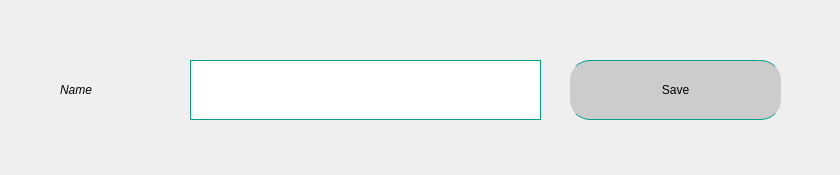
<?xml version="1.0" encoding="UTF-8"?>
<ui version="4.0">
 <class>SaveNewFace</class>
 <widget class="QDialog" name="SaveNewFace">
  <property name="geometry">
   <rect>
    <x>0</x>
    <y>0</y>
    <width>840</width>
    <height>175</height>
   </rect>
  </property>
  <property name="windowTitle">
   <string>Add New Face</string>
  </property>
  <widget class="QPushButton" name="btnSave">
   <property name="geometry">
    <rect>
     <x>570</x>
     <y>60</y>
     <width>211</width>
     <height>60</height>
    </rect>
   </property>
   <property name="cursor">
    <cursorShape>PointingHandCursor</cursorShape>
   </property>
   <property name="styleSheet">
    <string notr="true">QPushButton:hover:!pressed  {
 	color: rgb(3, 81, 124);
 }

QPushButton#btnSave  { 
	border-radius: 20px; 
	background-color: #ccc; 
	border: 1px solid rgb(2, 159, 139);
	border-left: none;
	border-right: none;
}</string>
   </property>
   <property name="text">
    <string>Save</string>
   </property>
  </widget>
  <widget class="QLineEdit" name="txtImageName">
   <property name="geometry">
    <rect>
     <x>190</x>
     <y>60</y>
     <width>351</width>
     <height>60</height>
    </rect>
   </property>
   <property name="styleSheet">
    <string notr="true">border: 1px solid rgb(2, 159, 139);</string>
   </property>
  </widget>
  <widget class="QLabel" name="lblHighV">
   <property name="geometry">
    <rect>
     <x>60</x>
     <y>60</y>
     <width>90</width>
     <height>60</height>
    </rect>
   </property>
   <property name="styleSheet">
    <string notr="true">font-style: italic;
border: none;</string>
   </property>
   <property name="text">
    <string>Name</string>
   </property>
  </widget>
 </widget>
 <tabstops>
  <tabstop>txtImageName</tabstop>
  <tabstop>btnSave</tabstop>
 </tabstops>
 <resources/>
 <connections/>
</ui>
